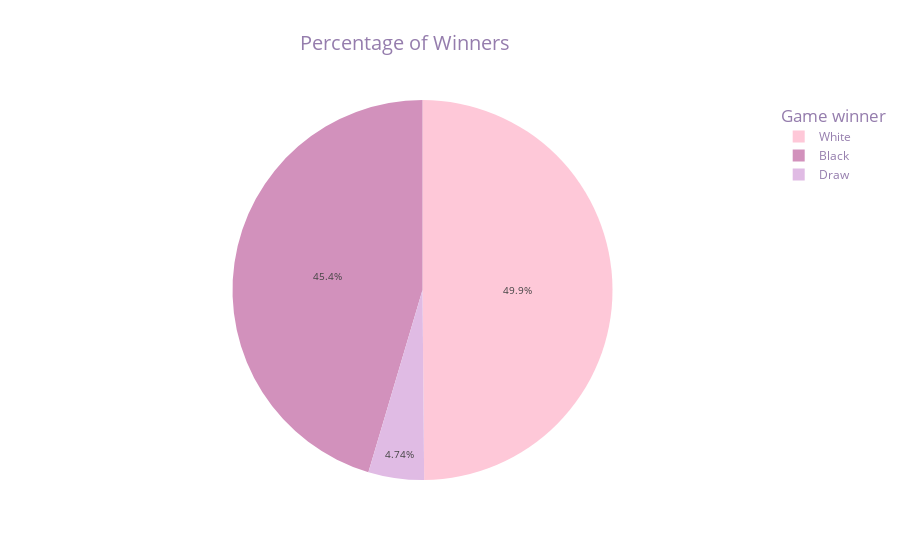

Here is the notebook cell this chart was saved with:
### Markdown cell above
## <span style="color:#957DAD">What percentage of games were won by white? How many ended in a draw?</span>

### Code cell
fig=px.pie(df["winner"].value_counts(),names=df["winner"].value_counts().index,values=df["winner"].value_counts().values,
           title="Percentage of Winners",
            color_discrete_sequence=["#FEC8D8","#D291BC"," #E0BBE4"],
           labels={"names":"Player","values":"Num of Games"}
      )
fig.update_layout(
title_font_color="#957DAD",paper_bgcolor="#fff",title_font_size=20,title_x=.45,font_color="#957DAD",
    plot_bgcolor="#D0D3D4",legend_title_font_size=17,legend_title_font_color="#957DAD",
    legend_title_text="Game winner")
fig.update_yaxes(showgrid=False,visible=False,title="percent of commencts")
fig.update_xaxes(tickfont_size=9)
fig.update_traces(textfont_size=10)
fig.show()

### Figure 1 — Plotly figure (JSON) as saved in the notebook; plotly's stock layout.template omitted (floating-point values rounded to 4 significant figures)
{"data": [{"domain": {"x": [0, 1], "y": [0, 1]}, "hovertemplate": "Player=%{label}<br>Num of Games=%{value}<extra></extra>", "labels": ["White", "Black", "Draw"], "legendgroup": "", "name": "", "showlegend": true, "textfont": {"size": 10}, "type": "pie", "values": [10001, 9107, 950]}], "layout": {"font": {"color": "#957DAD"}, "legend": {"title": {"font": {"color": "#957DAD", "size": 17}, "text": "Game winner"}, "tracegroupgap": 0}, "paper_bgcolor": "#fff", "piecolorway": ["#FEC8D8", "#D291BC", " #E0BBE4"], "plot_bgcolor": "#D0D3D4", "title": {"font": {"color": "#957DAD", "size": 20}, "text": "Percentage of Winners", "x": 0.45}, "xaxis": {"tickfont": {"size": 9}}, "yaxis": {"showgrid": false, "title": {"text": "percent of commencts"}, "visible": false}}}
